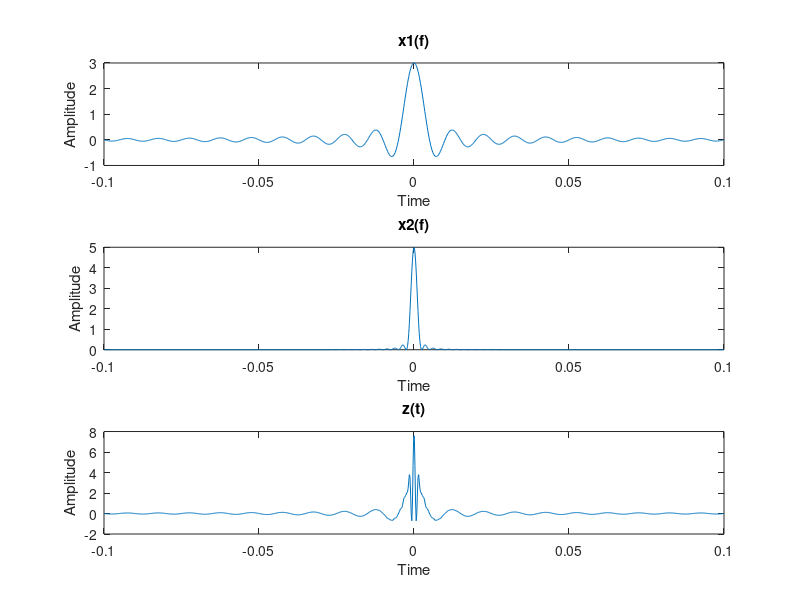

Source code (MATLAB): (Note: this script raises an error after producing the figure.)
% Parameters
% Fs = 2000;                                                                                          % Sampling frequency (Hz)
t = linspace(-0.1, 0.1, 1000);                                                                    % Time vector (1 second duration)
w1 = 4000;                                                                                              % Frequency for y(t) modulation
A1 = 3;                                                                                                   % Amplitude for x1_t
A2 = 5;                                                                                                   % Amplitude for x2_t
% Ux = 0.2;

% Frequency vector
Fs = 1 / (t(2) - t(1));                                                                                 % Sampling frequency
df = Fs / length(t);                                                                                    % Frequency resolution
f = (-Fs/2:df:Fs/2-df);                                                                               % Frequency range

% Generate input signals
x1_t = A1 * sinc(200*t);                                                                            % x1_t signal (example: sinusoidal signal with frequency 10 Hz)
x2_t = A2 * (sinc(400*t)).^2;                                                                     % x2_t signal (example: sinusoidal signal with frequency 5 Hz)
x1_f = fftshift(fft(x1_t));
x2_f = fftshift(fft(x2_t));
z1_t = x2_t .* cos(w1*t);
z_t = x1_t + z1_t ;
z_f = fftshift(fft(z_t));

subplot (3,1,1);
plot(t,x1_t);
title('x1(f)');
xlabel('Time');
ylabel('Amplitude');

subplot (3,1,2);
plot(t,x2_t);
title('x2(f)');
xlabel('Time');
ylabel('Amplitude');

subplot (3,1,3);
plot(t,z_t);
title('z(t)');
xlabel('Time');
ylabel('Amplitude');
sgtitle('Time variant inputs');

figure;

subplot (3,1,1);
plot(f,abs(x1_f));
title('x1(f)');
xlabel('Frequency');
ylabel('Magnitude');

subplot (3,1,2);
plot(f,abs(x2_f));
title('x2(f)');
xlabel('Frequency');
ylabel('Magnitude');

subplot (3,1,3);
plot(f,abs(z_f));
title('z(f)');
xlabel('Frequency');
ylabel('Magnitude');
sgtitle('Frequency double side spectrum');

% AM modulation
Ux = rand;                                                                                               % Random Ux 0 : 1

carrier_freq = 500;                                                                               % Carrier frequency
Ac = 1;                                                                                                   % Carrier amplitude
m_c = Ac*cos(2*pi*carrier_freq*t).*(1 + ( Ux * z_t  ))  ;
M_c = fftshift(fft(m_c));

figure
subplot (2,1,1);
plot(t,m_c);
title('m(t)');
xlabel('Time');
ylabel('Amplitude');

subplot (2,1,2);
plot(f,abs(M_c));
title('m(f)');
xlabel('Frequency');
ylabel('Magnitude');
sgtitle('Modulation and Demodulation Process');

% Push demodulation
Push_t = (m_c./cos(2*pi*carrier_freq*t));
Push_f = fftshift(fft(Push_t));
figure
subplot (2,1,1);
plot(t,Push_t);
title('P(t)');
xlabel('Time');
ylabel('Amplitude');

subplot (2,1,2);
plot(f,abs(Push_f));
title('P(f)');
xlabel('Frequency');
ylabel('Magnitude');
sgtitle('Demodulation and Demodulation Process');





















